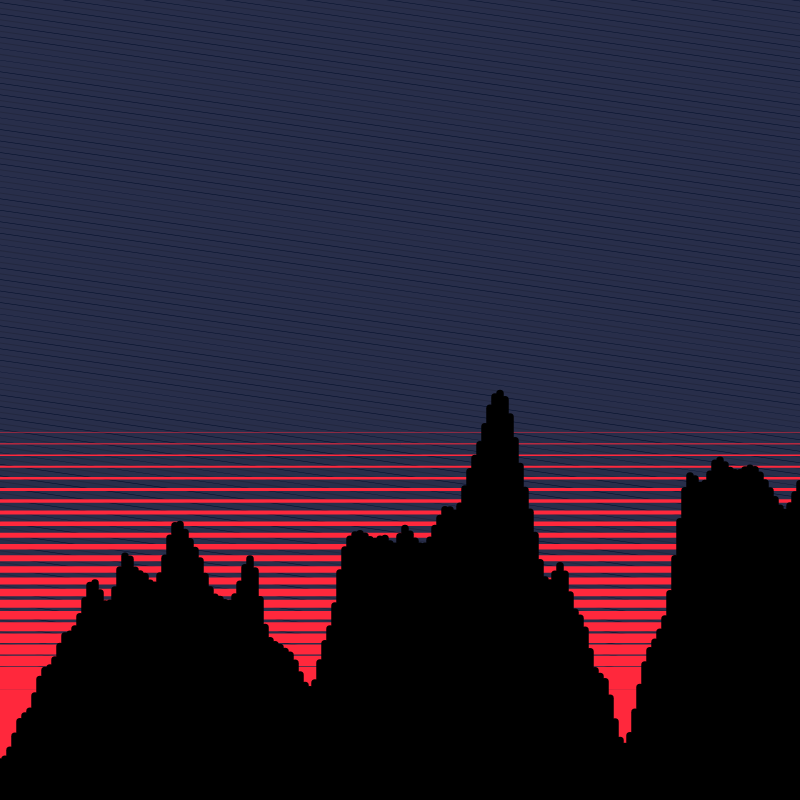
Frame 1 (no input)
Frame 60 (no input): identical to frame 1, image omitted
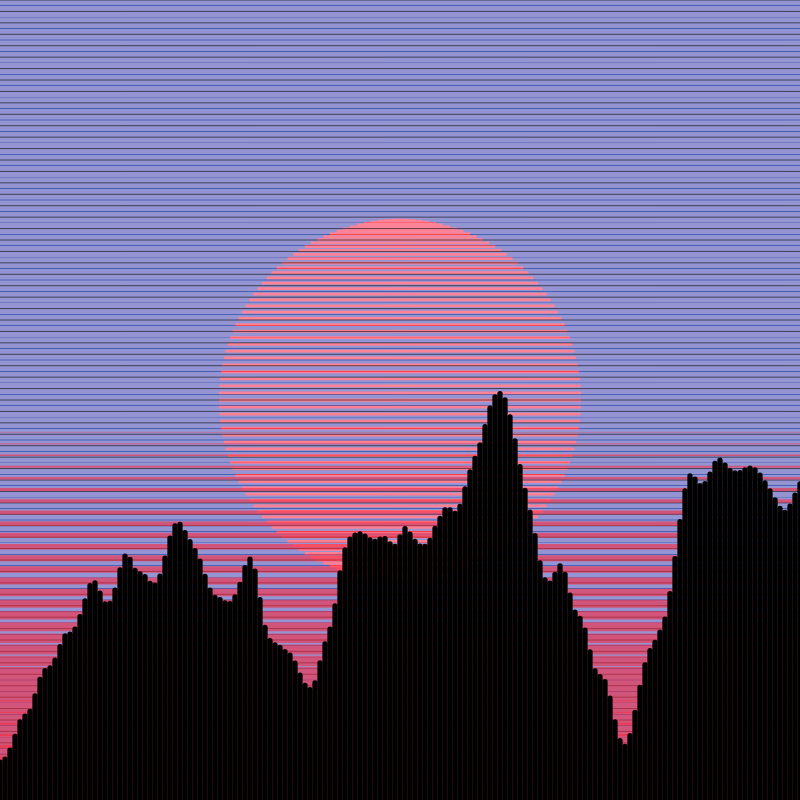
Frame 120 (the mouse pressed at the canvas centre since frame 60)

The p5.js sketch that drew these frames (run headless with seeded random() and noise() and a simulated clock; from frame 60 on, the mouse is pressed at the canvas centre):

// p5.js sketch
// ── sketch.js
// Assignment 03 ~ Moiré Effect
//Mock mirage, M-Mir sunset

var radius = 200.0;
var sRadius = radius * 0.9;
let noiseValues = [];

function setup() {
  createCanvas(800, 800);

  // generate perlin noise values for mountain landscape
  let offx = 0;
  let offy = 0;
  for (let i = 0; i < width; i++) {
    noiseY = map(noise(offx, offy), 0, 1, 300, 990);
    offy += 0.04;
    offx += 0.02;
    noiseValues[i] = noiseY;
  }
}

function draw() {
  mouse255 = map(mouseY, 0, height, 255, 40); // map mouseY to range 0, 255
  mouse2StrokeW = map(mouseY, 0, height, 7.5, 3); // map mouse Y to range 7.5, 3
  mouse255inv = map(mouseY, 0, height, 40, 255);
  background(0, 0 + mouse255inv / 3, mouse255inv);
  strY = map(mouseY, width, 0, 1.5, 4); ///// map mouse Y to range 1.5, 4
  drawSun(strY);
  push();
  translate(width / 2, height / 2);
  angBg = map(mouseX, 0, width, -3, 3);
  rotate(angBg);
  drawBg(11, 255, 220, 255, mouse255inv); // stroke width, red, green, blue, alpha
  drawBg(1, 0, 0, 0, mouse255inv); // stroke width, red, green, blue, alpha
  pop();
  drawHorizon(255, 40, 60, mouse255); // red, green, blue, alpha
  drawMountains(mouse2StrokeW, 0, 0, 0, 0); // stroke width , red green blue
}

function drawMountains(mStroke, mHeightOffset, r, g, b) {
  // stroke width, offset, r,g,b
  var xM = 0;
  var rand = 0;
  for (m = 0; m < width; m++) {
    noFill();
    strokeWeight(mStroke);
    stroke(r, g, b);
    line(xM, height, xM, noiseValues[m] + mHeightOffset); // random perlin noise values generated in setup()
    xM = xM + 5;
  }
}

function drawHorizon(red, green, blue, alpha) {
  strW = 0.5; /// stroke weight
  var xW = 0;
  var yW = height / 1.85;
  for (i = 0; i < width; i++) {
    stroke(red, green, blue, alpha);
    strokeWeight(strW);
    line(xW, yW, xW + width * 3, yW);
    strW = strW + 0.5;
    yW = yW + height / 70;
  }
}

function drawBg(bgStr, bgR, bgG, bgB, bgA) {
  strokeWeight(bgStr); /// stroke weight
  stroke(bgR, bgG, bgB, bgA);
  var xB = -width;
  var yB = -height;
  for (i = 0; i < width; i++) {
    line(xB, yB, xB + width * 10, yB);
    yB = yB + height / 70;
  }
}

/// functions for drawing the sun
function drawSun(strW) {
  sunQu(-1, true, mouseY / 10, height - height / 4 - mouseY / 2, strW); //bottom left quarter
  sunQu(1, true, mouseY / 10, height - height / 4 - mouseY / 2, strW); //bottom right quarter
  sunQu(-1, false, mouseY / 10, height - height / 4 - mouseY / 2, strW); //top left quarter
  sunQu(1, false, mouseY / 10, height - height / 4 - mouseY / 2, strW); //top right quarter
}

function sunQu(inv, flip, density, zenith, strokeW) {
  var yOffset = 0;
  var angle = HALF_PI / density;
  noFill();
  strokeWeight(strokeW);
  r = 255;
  g = 10;
  b = 10;
  if (flip === true) {
    var i = 0;
    while (i < density) {
      beginShape();
      stroke(r, g, b);
      x = cos(angle * i) * sRadius;
      y = sin(angle * i) * sRadius;
      strokeWeight(strokeW);
      vertex(width / 2 + x * inv, zenith + y);
      vertex(width / 2, zenith + y);
      endShape();
      yOffset = yOffset + radius / density;
      r = r + 20;
      g = g - 9;
      b = b - 9;
      i++;
    }
  } else {
    var j = 0;
    while (j < density) {
      beginShape();
      stroke(r, g, b);
      x = cos(angle * j) * sRadius;
      y = sin(angle * j) * sRadius;
      vertex(width / 2 - x * inv, zenith - y);
      vertex(width / 2, zenith - y);
      endShape();
      yOffset = yOffset - radius / density;
      j++;
    }
  }
}
